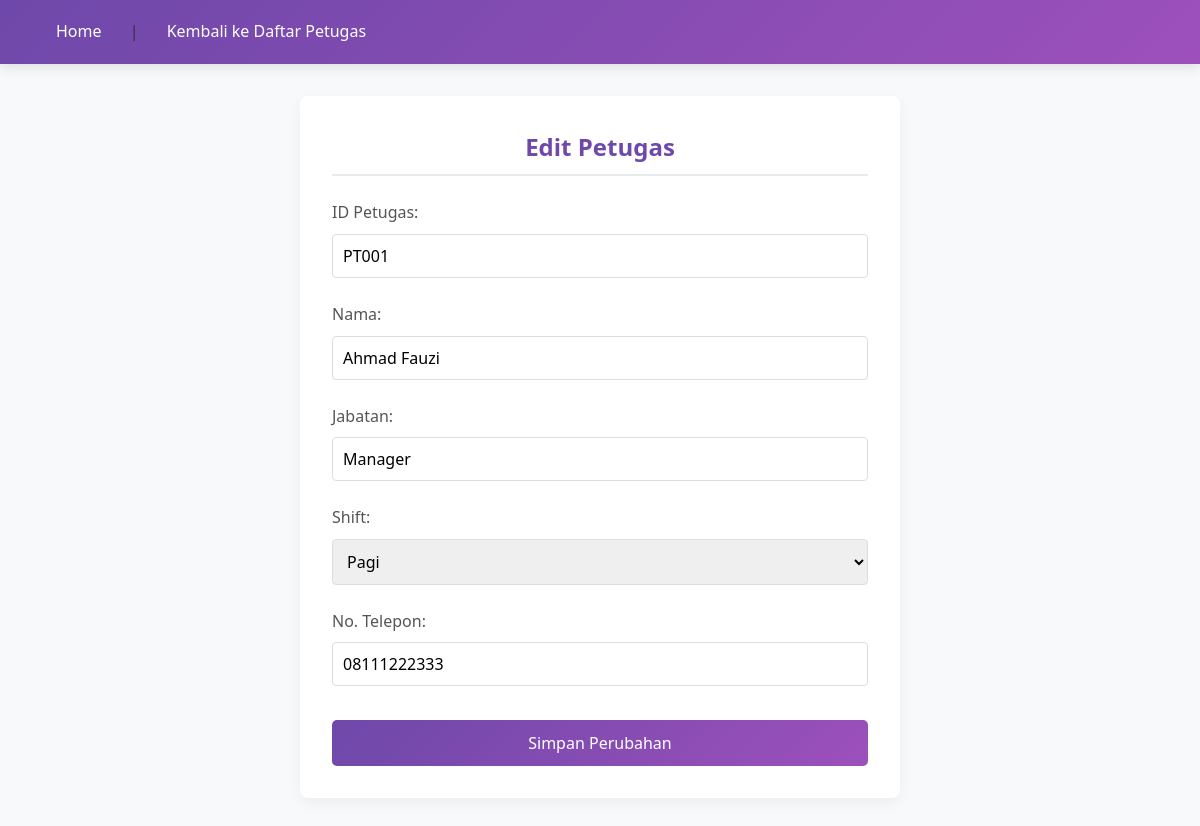
/petugas/edit_petugas.php?id=PT001, run on the app's committed database.
### tables this page shows
CREATE TABLE `petugas` (
  `id_petugas` varchar(50) NOT NULL,
  `nama` varchar(100) DEFAULT NULL,
  `jabatan` varchar(50) DEFAULT NULL,
  `shift` varchar(20) DEFAULT NULL,
  `no_telp` varchar(20) DEFAULT NULL
);

### petugas/edit_petugas.php (the view, shortened to what this page needs)
<?php
include '../db.php';
if (isset($_GET['id'])) {
    $id = $_GET['id'];
    $sql = "SELECT * FROM petugas WHERE id_petugas = '$id'";
    $result = $conn->query($sql);
    $petugas = $result->fetch_assoc();
}
?>
<!DOCTYPE html>
<html lang="id">
<head>
</head>
<body>
    <nav>
        <a href="../index.php">Home</a> |
        <a href="../daftar_petugas.php">Kembali ke Daftar Petugas</a>
    </nav>
    <div class="form-container">
        <h2>Edit Petugas</h2>
        <?php if (isset($petugas)): ?>
        <form action="" method="POST">
            <div class="form-group">
                <label for="id_petugas">ID Petugas:</label>
                <input type="text" id="id_petugas" name="id_petugas" value="<?= $petugas['id_petugas'] ?>" readonly>
            </div>
            <div class="form-group">
                <label for="nama">Nama:</label>
                <input type="text" id="nama" name="nama" value="<?= $petugas['nama'] ?>" required>
            </div>
            <div class="form-group">
                <label for="jabatan">Jabatan:</label>
                <input type="text" id="jabatan" name="jabatan" value="<?= $petugas['jabatan'] ?>" required>
            </div>
            <div class="form-group">
                <label for="shift">Shift:</label>
                <select id="shift" name="shift" required>
                    <option value="Pagi" <?= $petugas['shift'] == 'Pagi' ? 'selected' : '' ?>>Pagi</option>
                </select>
            </div>
            <div class="form-group">
                <label for="no_telp">No. Telepon:</label>
                <input type="text" id="no_telp" name="no_telp" value="<?= $petugas['no_telp'] ?>" required>
            </div>
            <button type="submit" class="submit-btn">Simpan Perubahan</button>
        </form>
        <?php else: ?>
            <p>Data petugas tidak ditemukan.</p>
        <?php endif; ?>
    </div>
</body>
</html>

### petugas/edit_petugas.php (style rules this page uses)
* { margin: 0; padding: 0; box-sizing: border-box; font-family: 'Segoe UI', Tahoma, Geneva, Verdana, sans-serif; }
body { background-color: #f8f9fa; color: #333; line-height: 1.6; }
nav { background: linear-gradient(135deg, #6e48aa 0%, #9d50bb 100%); padding: 1.2rem 2rem; box-shadow: 0 4px 12px rgba(0, 0, 0, 0.1); margin-bottom: 2rem; }
nav a { color: white; text-decoration: none; font-weight: 500; margin: 0 0.5rem; padding: 0.5rem 1rem; border-radius: 4px; transition: all 0.3s ease; }
.form-container { max-width: 600px; margin: 2rem auto; background: white; padding: 2rem; border-radius: 8px; box-shadow: 0 5px 15px rgba(0, 0, 0, 0.05); }
h2 { color: #6e48aa; margin-bottom: 1.5rem; font-size: 1.5rem; font-weight: 600; text-align: center; padding-bottom: 0.5rem; border-bottom: 2px solid #e9ecef; }
.form-group { margin-bottom: 1.5rem; }
.form-group label { display: block; margin-bottom: 0.5rem; font-weight: 500; color: #555; }
.form-group input, .form-group select { width: 100%; padding: 10px; border: 1px solid #ddd; border-radius: 4px; font-size: 16px; transition: all 0.3s ease; }
.submit-btn { background: linear-gradient(135deg, #6e48aa 0%, #9d50bb 100%); color: white; border: none; padding: 12px 20px; border-radius: 5px; cursor: pointer; font-size: 16px; width: 100%; margin-top: 10px; transition: all 0.3s ease; font-weight: 500; }

### data on the page
petugas: id_petugas "PT001", nama "Ahmad Fauzi", jabatan "Manager", shift "Pagi", no_telp "08111222333"
